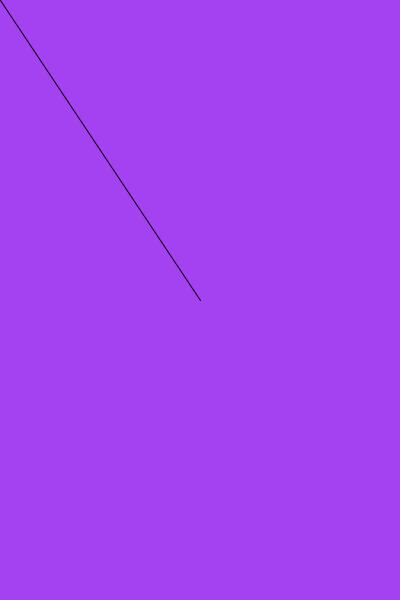
Frame 1 (no input)
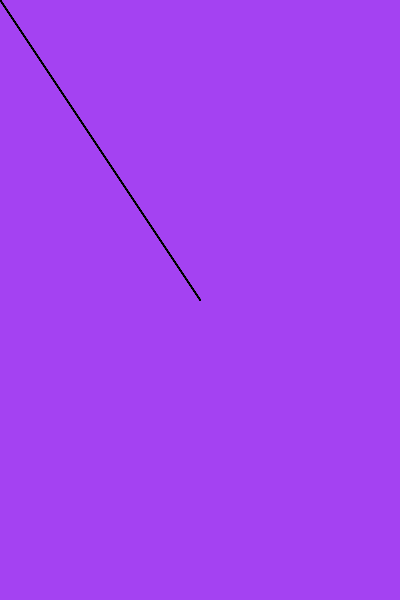
Frame 60 (the mouse pressed at the canvas centre just before this capture)
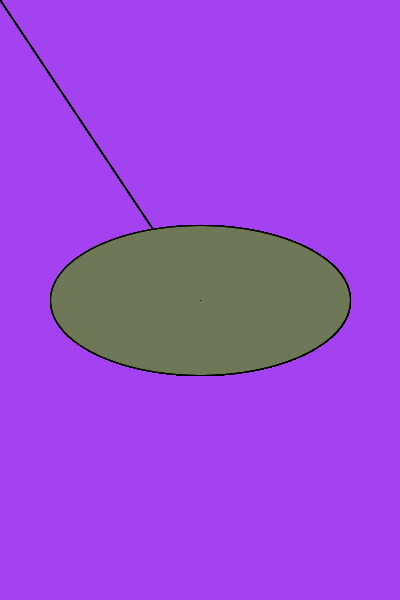
Frame 120 (the mouse held since frame 60 and released just before this capture)

The Processing sketch that drew these frames (run headless with seeded random() and noise(); from frame 60 on, the mouse is pressed at the canvas centre):

// Processing sketch: processing_48527
// ── processing_48527.pde

void setup()
{
 size(400,600);
 background(random(255),random(255),random(255));
 smooth(); 
 frameRate(15);
}


void draw()
{
  strokeWeight(1);
  fill(random(255),random(255),random(255),73);
  ellipse(mouseX,mouseY,mouseY,mouseY/2);
  line(mouseX,mouseY,width/2,height/2);
}
